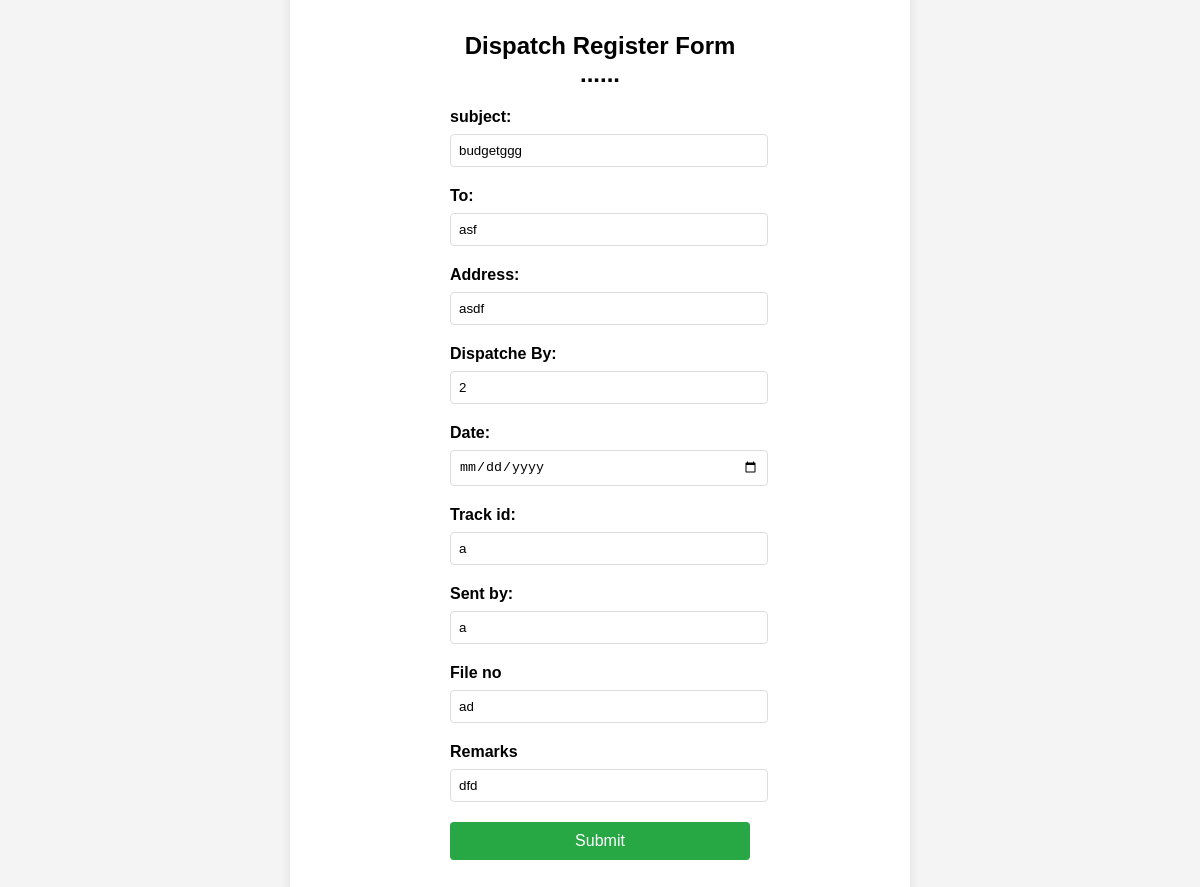
Screenshot of /stqcapp/edit_record/7/ with the database file from the repository.
### stqcapp/models.py (models this page shows, shortened)
class dispatchform(models.Model):
    subject=models.CharField(max_length=100)
    to=models.CharField(max_length=100)
    address=models.CharField(max_length=100)
    dispatch_by=models.CharField(max_length=100)
    date=models.DateField(null=True) #yyyy-mm-dd
    track_id=models.CharField(max_length=100)
    sent_by=models.CharField(max_length=100)
    file_no=models.CharField(max_length=100)
    remarks=models.CharField(max_length=100)

### stqcapp/views.py (the view)
# urls.py: path("edit_record/<int:id>/",views.edit_record,name='edit_record'),
def edit_record(request, id):
    edit = dispatchform.objects.get(id=id)
    form= eddispatches(request.POST,instance=edit)
    if form.is_valid():
        form.save()
    return render(request, 'edit_dispatch.html', {'edit': edit})

### templates/edit_dispatch.html (shortened to what this page needs)
<!DOCTYPE html>
<html lang="en">
<head>
</head>
<body>
    <div class="container">
        <h2>Dispatch Register Form ......</h2>
        <form id="dispatchForm" action="" method="POST">
            <label for="subject">subject:</label>
            <input type="text" id="subject" name="subject" value="{{ edit.subject }}"required>
            <label for="to">To:</label>
            <input type="text" id="to" name="to" value="{{ edit.to }}"required>
            <label for="dispatch_by" for="Address:">Address:</label>
            <input type="text" id="Address" name="address" value="{{ edit.address }}"required>
            <label for="dispatch_by">Dispatche By:</label>
            <input type="text" id="dispatch_by" name="dispatch_by" value="{{ edit.dispatch_by }}"required>
            <label for="date">Date:</label>
            <input type="date" id="date" name="date" value="{{ edit.date }}"required>
            <label for="track_id">Track id:</label>
            <input type="text" id="track_id" name="track_id" value="{{ edit.track_id }}"required>
            <label for="sent by">Sent by:</label>
            <input type="text" id="sent_by" name="sent_by"value="{{ edit.sent_by }}" required>
            <label for="file_no">File no</label>
            <input type="text" id="file_no" name="file_no" value="{{ edit.file_no }}"required>
            <label for="remarks">Remarks</label>
            <input type="text" id="remarks" name="remarks" value="{{ edit.remarks }}"required>
            <button type="submit" href="{%url 'dashboard'%}">Submit</button>
        </form>
    </div>
</body>
</html>

### templates/edit_dispatch.html (style rules this page uses)
body { font-family: Arial, sans-serif; background-color: #f4f4f4; display: flex; justify-content: center; align-items: center; height: 100vh; margin: 0; padding: 3%; }
.container { background: #fff; padding: 20vh; box-shadow: 0 0 10px rgba(0, 0, 0, 0.1); border-radius: 5px; width: 300px; }
h2 { text-align: center; }
label { display: block; margin-bottom: 8px; font-weight: bold; }
input { width: 100%; padding: 8px; margin-bottom: 20px; border: 1px solid #ddd; border-radius: 4px; }
button { width: 100%; padding: 10px; background-color: #28a745; border: none; color: #fff; font-size: 16px; cursor: pointer; border-radius: 4px; }

### rows the page displays
dispatchform: subject "budgetggg", to "asf", address "asdf", dispatch_by "2", track_id "a", file_no "ad", remarks "dfd"
